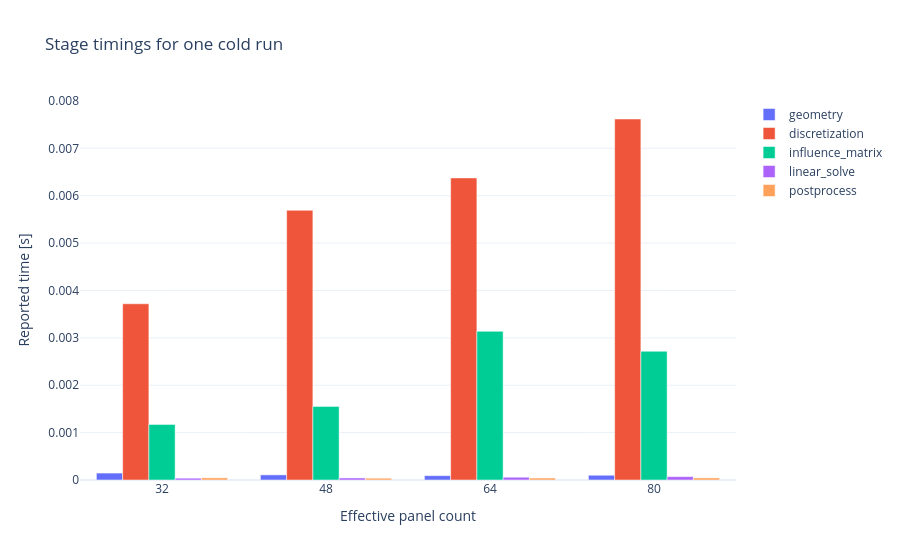
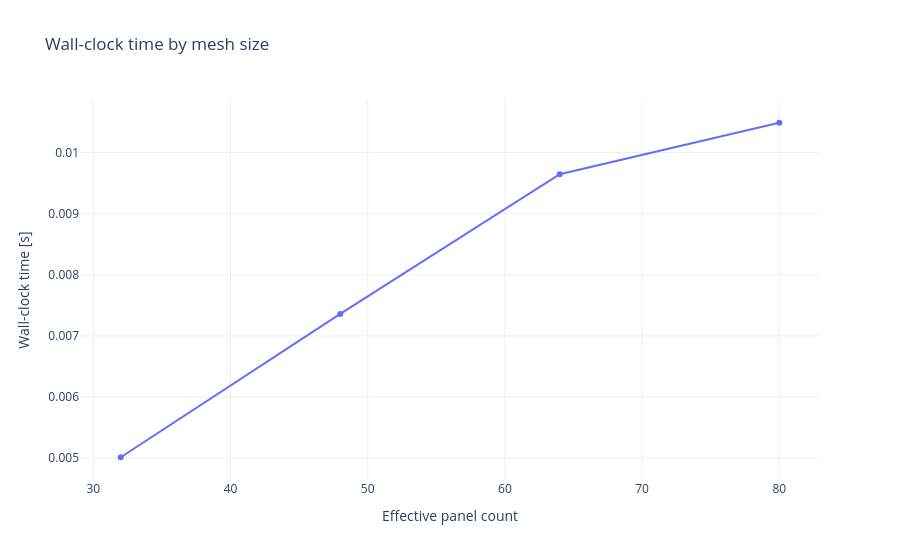

The notebook cell these images were saved under, in order:
### Markdown cell above
## 8. Runtime by Stage and Mesh Size

I measure wall-clock time for one cold run and the stage timings reported by `vlm.timings` at several mesh sizes. I create a new instance for each case to avoid mixing caches across resolutions. The figure helps locate the dominant cost for this machine and configuration; one sample per mesh cannot establish a general performance trend or support comparison with another implementation.

### Code cell
import contextlib
import io
import sys
import time
from pathlib import Path

import numpy as np
import plotly.graph_objects as go

current = Path.cwd()
while current != current.parent and not (current / 'src' / 'vlm').is_dir():
    current = current.parent
if not (current / 'src' / 'vlm').is_dir():
    raise RuntimeError('Could not locate the VLMPy repository root.')
sys.path.insert(0, str(current / 'src' / 'vlm'))

from lib.vlm import VLM

timing_plane = {
    'wing_sections': [{
        'chord_root': 1.0, 'chord_tip': 0.7, 'span_fraction': 6.0,
        'sweep': np.radians(10.0), 'dihedral': np.radians(3.0),
        'NACA_root': '2412', 'NACA_tip': '2412',
    }]
}
requested_n_values = [8, 12, 16, 20]
m_timing = 4
stages = ['geometry', 'discretization', 'influence_matrix', 'linear_solve', 'postprocess']
timing_by_stage = {stage: [] for stage in stages}
wall_times = []
panel_counts = []

for requested_n in requested_n_values:
    case = VLM(timing_plane, 40.0, 1.225, np.radians(3.0), 0.0, requested_n, m_timing)
    captured = io.StringIO()
    start_time = time.perf_counter()
    with contextlib.redirect_stdout(captured):
        case.run_vlm()
    wall_time = time.perf_counter() - start_time
    wall_times.append(wall_time)
    panel_counts.append(len(case.panel_data))
    for stage in stages:
        timing_by_stage[stage].append(float(case.timings[stage]))
    print(
        'n requested={}, n effective={}, m effective={}, panels={}, wall time={:.6f} s'.format(
            requested_n, case.n, case.m, len(case.panel_data), wall_time
        )
    )

timing_figure = go.Figure()
for stage in stages:
    timing_figure.add_trace(go.Bar(
        x=panel_counts, y=timing_by_stage[stage], name=stage,
    ))
timing_figure.update_layout(
    title='Stage timings for one cold run',
    xaxis_title='Effective panel count',
    yaxis_title='Reported time [s]',
    barmode='group', template='plotly_white',
)
timing_figure.show()

wall_figure = go.Figure()
wall_figure.add_trace(go.Scatter(
    x=panel_counts, y=wall_times, mode='lines+markers', name='Wall-clock time',
))
wall_figure.update_layout(
    title='Wall-clock time by mesh size',
    xaxis_title='Effective panel count',
    yaxis_title='Wall-clock time [s]', template='plotly_white',
)
wall_figure.show()

assert np.isfinite(wall_times).all()
for stage in stages:
    assert np.isfinite(timing_by_stage[stage]).all()

### Figure 1 — Plotly figure (JSON) as saved in the notebook; plotly's stock layout.template omitted (floating-point values rounded to 4 significant figures)
{"data": [{"name": "geometry", "type": "bar", "x": [32, 48, 64, 80], "y": [0.0001463, 0.0001082, 9.14e-05, 0.0001004]}, {"name": "discretization", "type": "bar", "x": [32, 48, 64, 80], "y": [0.003719, 0.005693, 0.006375, 0.007619]}, {"name": "influence_matrix", "type": "bar", "x": [32, 48, 64, 80], "y": [0.001174, 0.001553, 0.003137, 0.002717]}, {"name": "linear_solve", "type": "bar", "x": [32, 48, 64, 80], "y": [3.8e-05, 4.31e-05, 5.85e-05, 7.1e-05]}, {"name": "postprocess", "type": "bar", "x": [32, 48, 64, 80], "y": [4.59e-05, 3.82e-05, 4.13e-05, 4.44e-05]}], "layout": {"barmode": "group", "title": {"text": "Stage timings for one cold run"}, "xaxis": {"title": {"text": "Effective panel count"}}, "yaxis": {"title": {"text": "Reported time [s]"}}}}

### Figure 2 — Plotly figure (JSON) as saved in the notebook; plotly's stock layout.template omitted (floating-point values rounded to 4 significant figures)
{"data": [{"mode": "lines+markers", "name": "Wall-clock time", "type": "scatter", "x": [32, 48, 64, 80], "y": [0.005015, 0.00736, 0.009646, 0.01049]}], "layout": {"title": {"text": "Wall-clock time by mesh size"}, "xaxis": {"title": {"text": "Effective panel count"}}, "yaxis": {"title": {"text": "Wall-clock time [s]"}}}}
